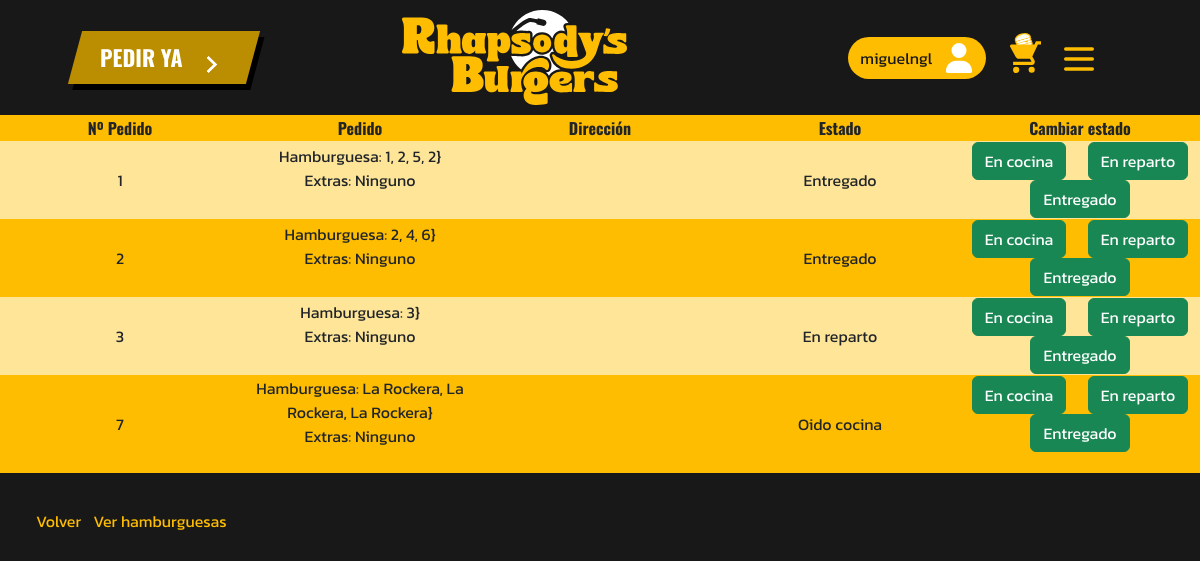
The page /cocina.php (signed in) on the database as committed earlier.
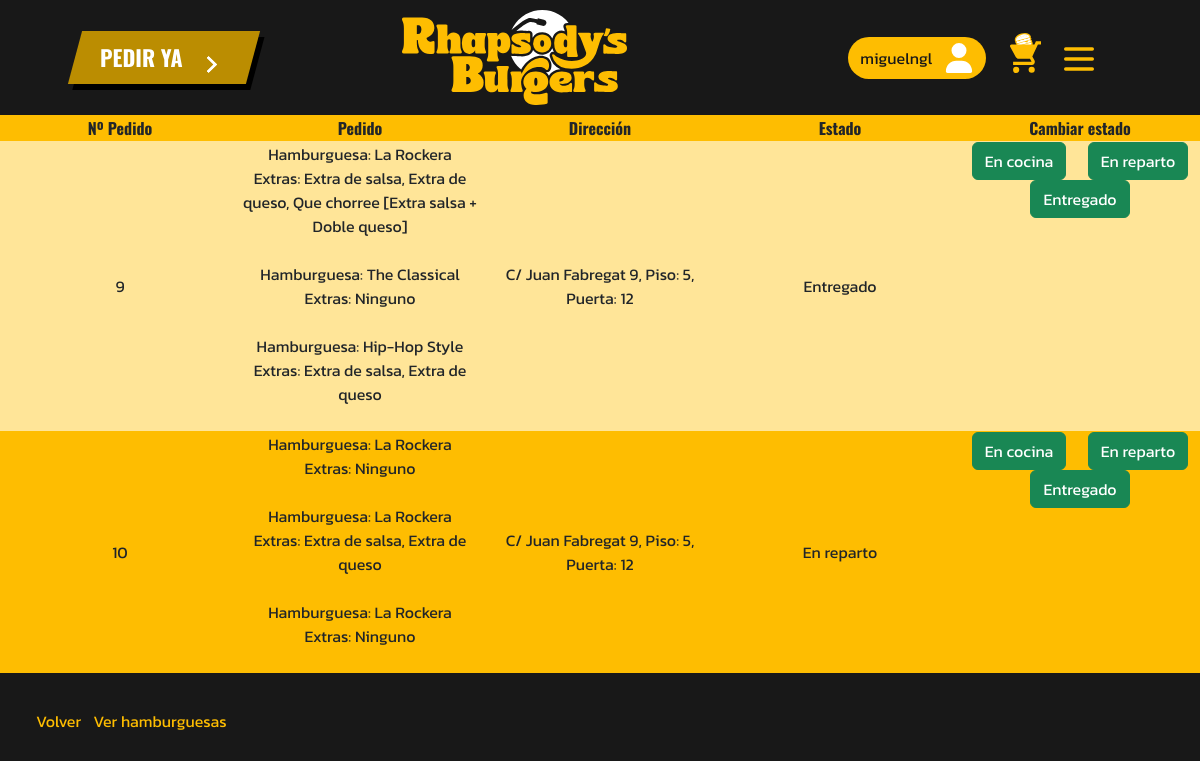
The same page on the database as committed later.
### tables this page shows
CREATE TABLE `pedidos` (
  `ID_Pedido` int(11) NOT NULL,
  `ID_Usuario` int(11) NOT NULL,
  `Pedido` varchar(512) NOT NULL,
  `Direccion` varchar(255) NOT NULL,
  `Estado` int(11) NOT NULL DEFAULT 0
);

### cocina.php (the view, shortened to what this page needs)
<!DOCTYPE html>
<html lang="en">
<head>
    <link rel="stylesheet" href="css/normalize.css">
    <link href="https://cdn.jsdelivr.net/npm/bootstrap@5.3.2/dist/css/bootstrap.min.css" rel="stylesheet">
    <link rel="stylesheet" href="css/gestiones.css">
    <link rel="stylesheet" href="css/header.css">
    <link rel="stylesheet" href="css/footer.css">
</head>
<body>
<?php
include './php/conexion.php';
include './php/header.php';
if(isset($_SESSION["Usu"])){
    $idUsu = $_SESSION["Usu"];
    $consulta1 = "SELECT * FROM `Usuario` WHERE `Apodo` =  ?";
    $stmt = $conexion->prepare($consulta1);
    $stmt->bind_param("s", $idUsu);
    $stmt->execute();
    $result = $stmt->get_result();
    if($result->num_rows > 0){
        $array = $result->fetch_assoc();
        if($array["Tipo_usuario"] == 1){
            $consulta2 = "SELECT * FROM `Pedidos`";
            $stmt2 = $conexion->prepare($consulta2);
            $stmt2->execute();
            $result2 = $stmt2->get_result();
            if($result2->num_rows > 0){
                echo "<table>";
                echo "<tr><th>Nº Pedido</th><th>Pedido</th><th>Dirección</th><th>Estado</th><th>Cambiar estado</th></tr>";
                foreach ($result2 as $pedido) {
                    echo "<tr>";
                    echo "<td>" . $pedido['ID_Pedido'] . "</td>";
                    echo "<td>";
                        $burgers = explode("}, ", $pedido['Pedido']);
                        if (end($burgers) !== "") {
                            $burgers[count($burgers) - 1] .= "}";
                        }
                        foreach ($burgers as $burger) {
                            $parts = explode(" - {EXTRAS: ", $burger);
                            if (count($parts) == 2) {
                                $name = $parts[0];
                                $extras = rtrim($parts[1], '}');
                            } else {
                                $name = $burger;
                                $extras = '';
                            }
                            echo "Hamburguesa: " . $name . "<br>";
                            if (!empty($extras)) {
                                echo "Extras: " . $extras . "<br><br>";
                            } else {
                                echo "Extras: Ninguno<br><br>";
                            }
                        }
                    echo "</td>";
                    echo "<td>" . $pedido['Direccion'] . "</td>";
                    if($pedido['Estado'] == 0){
                        echo "<td>Oido cocina</td>";
                    }elseif($pedido['Estado'] == 1){
                        echo "<td>En reparto</td>";
                    }else{
                        echo "<td>Entregado</td>";
                    };
                    echo "<td class='estado'>
                    <form action='php/cambiarPedido.php' method='post' enctype='multipart/form-data'>
                        <input type='number' id='id' name='id' class='d-none' value='".$pedido['ID_Pedido']."'>
                        <input type='hidden' name='estado' value='0'>
                        <input type='submit' id='enviar_admin' class='btn btn-success' value='En cocina'>
                    </form>
                    <form action='php/cambiarPedido.php' method='post' enctype='multipart/form-data'>
                        <input type='number' id='id' name='id' class='d-none' value='".$pedido['ID_Pedido']."'>
                        <input type='hidden' name='estado' value='1'>
                        <input type='submit' id='enviar_cocinero' class='btn btn-success' value='En reparto'>
                    </form>
                    <form action='php/cambiarPedido.php' method='post' enctype='multipart/form-data'>
                        <input type='number' id='id' name='id' class='d-none' value='".$pedido['ID_Pedido']."'>
                        <input type='hidden' name='estado' value='2'>
                        <input type='submit' id='enviar_cocinero' class='btn btn-success' value='Entregado'>
                    </form>
                    </td>";
                    echo "</tr>";
                }
                echo "</table>";
                echo '<nav class="submenu"><a href="miperfil.php">Volver</a>';
                echo '<a href="gestionarBurgers.php">Ver hamburguesas</a></nav>';
            }
        }else{
            echo("<h4>ERROR 404 NOT FOUND</h4>");
        }
    }else{
        echo("<h4>ERROR 404 NOT FOUND</h4>");
    }
    }else{
        echo("<h4>ERROR 404 NOT FOUND</h4>");
    }
?>
</body>
</html>

### php/header.php (shortened to what this page needs)
<header>
        <div class="pedir-ya">
            <a class="cta" href="carta.php">
              <span>PEDIR YA</span>
              <span>
              </span>
            </a>
        </div>
        <div id="titulo">
            <a href="index.php">
                <img src="img/Logo Rhapsody Secundario.svg" alt="">
            </a>
        </div>
        <div class="menus">
            <?php
                 if(isset($_SESSION['Usu'])){
                    echo '
                    <div id="buttons-header-case">
                        <button id="userButton">
                            <a href="miperfil.php" id="">
                            '. $_SESSION['Usu'] .'
                                <svg xmlns="http://www.w3.org/2000/svg" viewBox="0 0 448 512" fill="#FFFFFF" width="30px" height="30px">
                                    <path d="M224 256A128 128 0 1 0 224 0a128 128 0 1 0 0 256zm-45.7 48C79.8 304 0 383.8 0 482.3C0 498.7 13.3 512 29.7 512H418.3c16.4 0 29.7-13.3 29.7-29.7C448 383.8 368.2 304 269.7 304H178.3z"/>
                                </svg>
                            </a>
                        </button>
                        <img src="img/cart_burger.svg" alt="" id="icon-cart">
                        <button class="header-boton" id="header-boton-abrir">
                            <svg width="40px" height="40px" viewBox="0 0 24 24" xmlns="http://www.w3.org/2000/svg">
                                <path d="M4 18L20 18" stroke="#FEBD01" stroke-width="2" stroke-linecap="round" fill="red"/>
                                <path d="M4 12L20 12" stroke="#FEBD01" stroke-width="2" stroke-linecap="round" fill="red"/>
                                <path d="M4 6L20 6" stroke="#FEBD01" stroke-width="2" stroke-linecap="round" fill="red"/>
                            </svg>
                        </button>
                    </div>
                    ';
                }
            ?>
        </div>
    </header>

### css/gestiones.css (style rules this page uses)
:root { --principal: #181818; --secundario:#FEBD01; --tercer: #fff8ec; --cuarto:#bb8d01; --quinto: #BF9D73; --letra2: #000000; --letra3: #d8dddb; --kanit: 'Kanit', sans-serif; --karla: 'Karla', sans-serif; --oswald: 'Oswald', sans-serif; }
table { text-align: center; width: 100vw; }
tr th { font-family: var(--oswald); }
tr th:first-child { text-align: center; }
tr td:first-child { text-align: center; }
tr:nth-child(odd) { background-color: var(--secundario); }
tr:nth-child(even) { background-color: #ffe598; }
button:nth-child(odd) { margin-right: 20px; }
tr { width: 100vw; overflow: hidden; }
td { width: 20vw; font-family: var(--kanit); }
table { margin-right: 10px; }
.estado { display: flex; flex-wrap: wrap; justify-content: space-around; }
body { background-color: var(--principal); }
.submenu { padding: 12px; }
.submenu a { color: var(--secundario); font-family: var(--kanit); text-decoration: none; margin-right: 12px; }

### css/header.css (style rules this page uses)
:root { --principal: #181818; --secundario:#FEBD01; --tercer: #fff8ec; --cuarto:#bb8d01; --quinto: #BF9D73; --letra2: #000000; --letra3: #d8dddb; --kanit: 'Kanit', sans-serif; --karla: 'Karla', sans-serif; --oswald: 'Oswald', sans-serif; }
body { overflow-x: hidden; }
header { height: 115px; background-color: var(--principal); display: flex; align-items: center; justify-content: space-around; position: relative; }
#titulo a img { height: 50px; margin-right: 0px; }
.header-boton { border: 0px; background-color: transparent; height: 40px; }
#buttons-header-case { display: flex; flex-direction: row; align-items: center; align-content: center; justify-content: space-evenly; }
#userButton { background-color: var(--secundario); border: 0; border-radius: 25px; padding: 6px 12px; margin-right: 12px; }
#userButton a { display: flex; flex-direction: row; align-items: center; color: var(--principal); text-decoration: none; font-family: var(--kanit); }
#userButton svg { margin-left: 12px; }
nav { margin: 24px; }
#icon-cart { height: 40px; margin-right: 12px; margin-left: 12px; margin-bottom: 10px; cursor: pointer; }
.pedir-ya { display: none; }
.cta { display: flex; padding: 10px 25px; text-decoration: none; font-family: var(--oswald); font-size: 22px; font-weight: 700; color: white; background: #bb8d01; transition: 1s; box-shadow: 6px 6px 0 black; transform: skewX(-15deg); align-items: flex-end; }
.cta span:nth-child(2) { transition: 0.5s; margin-right: 0px; }
.cta span { transform: skewX(15deg) }
.cta span:nth-child(2) { width: 20px; margin-left: 25px; position: relative; top: 12%; }
@media only screen and (min-width: 960px) { #titulo a img { height: 95px; margin-right: 72px; } }
@media only screen and (min-width: 960px) { .pedir-ya { display: flex; justify-content: center; } }

### css/footer.css (style rules this page uses)
:root { --principal: #181818; --secundario:#FEBD01; --tercer: #fff8ec; --cuarto:#bb8d01; --quinto: #BF9D73; --letra2: #000000; --letra3: #d8dddb; --kanit: 'Kanit', sans-serif; --karla: 'Karla', sans-serif; --oswald: 'Oswald', sans-serif; }

Rows that differ between the two databases and show on the page:
removed pedidos: ID_Pedido "1", name "1, 2, 5, 2}", Estado "Entregado"
removed pedidos: ID_Pedido "2", name "2, 4, 6}", Estado "Entregado"
removed pedidos: ID_Pedido "3", name "3}", Estado "En reparto"
removed pedidos: ID_Pedido "7", name "La Rockera, La Rockera, La Rockera}", Estado "Oido cocina"
added pedidos: ID_Pedido "9", name "La Rockera", extras "Extra de salsa, Extra de queso, Que chorree [Extra salsa + Doble queso]", name "The Classical", name "Hip-Hop Style", extras "Extra de salsa, Extra de queso", Direccion "C/ Juan Fabregat 9, Piso: 5, Puerta: 12", Estado "Entregado"
added pedidos: ID_Pedido "10", name "La Rockera", extras "Extra de salsa, Extra de queso", Direccion "C/ Juan Fabregat 9, Piso: 5, Puerta: 12", Estado "En reparto"
